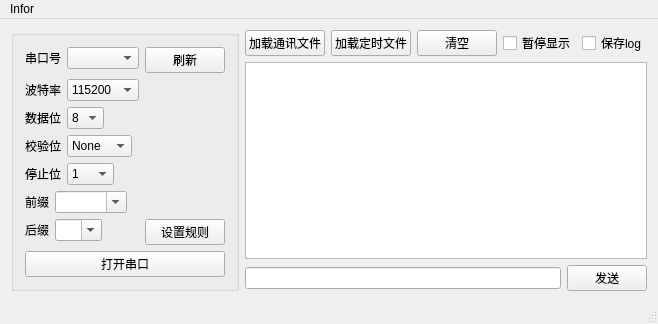
<?xml version="1.0" encoding="UTF-8"?>
<ui version="4.0">
 <class>MainWindow</class>
 <widget class="QMainWindow" name="MainWindow">
  <property name="geometry">
   <rect>
    <x>0</x>
    <y>0</y>
    <width>639</width>
    <height>319</height>
   </rect>
  </property>
  <property name="windowTitle">
   <string>Serial_Tool</string>
  </property>
  <property name="windowIcon">
   <iconset resource="resource.qrc">
    <normaloff>:/res/serial_tasks_128px_1101993_easyicon.net.png</normaloff>:/res/serial_tasks_128px_1101993_easyicon.net.png</iconset>
  </property>
  <widget class="QWidget" name="centralWidget">
   <layout class="QHBoxLayout" name="horizontalLayout_10">
    <item>
     <layout class="QHBoxLayout" name="horizontalLayout_11">
      <item>
       <widget class="QGroupBox" name="groupBox">
        <property name="title">
         <string/>
        </property>
        <layout class="QFormLayout" name="formLayout">
         <item row="0" column="0">
          <layout class="QHBoxLayout" name="horizontalLayout">
           <item>
            <widget class="QLabel" name="label">
             <property name="text">
              <string>串口号</string>
             </property>
            </widget>
           </item>
           <item>
            <widget class="QComboBox" name="comboBox_portName"/>
           </item>
          </layout>
         </item>
         <item row="0" column="1">
          <widget class="QPushButton" name="pushButton_refresh">
           <property name="text">
            <string>刷新</string>
           </property>
          </widget>
         </item>
         <item row="1" column="0">
          <layout class="QHBoxLayout" name="horizontalLayout_2">
           <item>
            <widget class="QLabel" name="label_2">
             <property name="text">
              <string>波特率</string>
             </property>
            </widget>
           </item>
           <item>
            <widget class="QComboBox" name="comboBox_baudRate">
             <item>
              <property name="text">
               <string>115200</string>
              </property>
             </item>
             <item>
              <property name="text">
               <string>57600</string>
              </property>
             </item>
             <item>
              <property name="text">
               <string>38400</string>
              </property>
             </item>
             <item>
              <property name="text">
               <string>19200</string>
              </property>
             </item>
             <item>
              <property name="text">
               <string>9600</string>
              </property>
             </item>
             <item>
              <property name="text">
               <string>4800</string>
              </property>
             </item>
             <item>
              <property name="text">
               <string>2400</string>
              </property>
             </item>
             <item>
              <property name="text">
               <string>1200</string>
              </property>
             </item>
            </widget>
           </item>
          </layout>
         </item>
         <item row="2" column="0">
          <layout class="QHBoxLayout" name="horizontalLayout_3">
           <item>
            <widget class="QLabel" name="label_3">
             <property name="text">
              <string>数据位</string>
             </property>
            </widget>
           </item>
           <item>
            <widget class="QComboBox" name="comboBox_dataBit">
             <item>
              <property name="text">
               <string>8</string>
              </property>
             </item>
             <item>
              <property name="text">
               <string>7</string>
              </property>
             </item>
             <item>
              <property name="text">
               <string>6</string>
              </property>
             </item>
             <item>
              <property name="text">
               <string>5</string>
              </property>
             </item>
            </widget>
           </item>
          </layout>
         </item>
         <item row="3" column="0">
          <layout class="QHBoxLayout" name="horizontalLayout_4">
           <item>
            <widget class="QLabel" name="label_4">
             <property name="text">
              <string>校验位</string>
             </property>
            </widget>
           </item>
           <item>
            <widget class="QComboBox" name="comboBox_parityBit">
             <item>
              <property name="text">
               <string>None</string>
              </property>
             </item>
             <item>
              <property name="text">
               <string>Odd</string>
              </property>
             </item>
             <item>
              <property name="text">
               <string>Even</string>
              </property>
             </item>
             <item>
              <property name="text">
               <string>Mark</string>
              </property>
             </item>
             <item>
              <property name="text">
               <string>Space</string>
              </property>
             </item>
            </widget>
           </item>
          </layout>
         </item>
         <item row="4" column="0">
          <layout class="QHBoxLayout" name="horizontalLayout_5">
           <item>
            <widget class="QLabel" name="label_5">
             <property name="text">
              <string>停止位</string>
             </property>
            </widget>
           </item>
           <item>
            <widget class="QComboBox" name="comboBox_stopBit">
             <item>
              <property name="text">
               <string>1</string>
              </property>
             </item>
             <item>
              <property name="text">
               <string>2</string>
              </property>
             </item>
             <item>
              <property name="text">
               <string>1.5</string>
              </property>
             </item>
            </widget>
           </item>
          </layout>
         </item>
         <item row="5" column="0">
          <layout class="QHBoxLayout" name="horizontalLayout_6">
           <item>
            <widget class="QLabel" name="label_6">
             <property name="text">
              <string>前缀</string>
             </property>
            </widget>
           </item>
           <item>
            <widget class="QComboBox" name="comboBox_prefix">
             <property name="editable">
              <bool>true</bool>
             </property>
            </widget>
           </item>
          </layout>
         </item>
         <item row="6" column="0">
          <layout class="QHBoxLayout" name="horizontalLayout_7">
           <item>
            <widget class="QLabel" name="label_7">
             <property name="text">
              <string>后缀</string>
             </property>
            </widget>
           </item>
           <item>
            <widget class="QComboBox" name="comboBox_suffix">
             <property name="editable">
              <bool>true</bool>
             </property>
             <item>
              <property name="text">
               <string/>
              </property>
             </item>
             <item>
              <property name="text">
               <string>\r</string>
              </property>
             </item>
             <item>
              <property name="text">
               <string>\n</string>
              </property>
             </item>
             <item>
              <property name="text">
               <string>\r\n</string>
              </property>
             </item>
             <item>
              <property name="text">
               <string>\n\r</string>
              </property>
             </item>
            </widget>
           </item>
          </layout>
         </item>
         <item row="7" column="0" colspan="2">
          <widget class="QPushButton" name="pushButton_open_close">
           <property name="text">
            <string>打开串口</string>
           </property>
          </widget>
         </item>
         <item row="6" column="1">
          <widget class="QPushButton" name="pushButton_set">
           <property name="text">
            <string>设置规则</string>
           </property>
          </widget>
         </item>
        </layout>
       </widget>
      </item>
     </layout>
    </item>
    <item>
     <layout class="QVBoxLayout" name="verticalLayout">
      <item>
       <layout class="QHBoxLayout" name="horizontalLayout_9">
        <item>
         <widget class="QPushButton" name="pushButton_loadCommFile">
          <property name="text">
           <string>加载通讯文件</string>
          </property>
         </widget>
        </item>
        <item>
         <widget class="QPushButton" name="pushButton_loadTimerFile">
          <property name="text">
           <string>加载定时文件</string>
          </property>
         </widget>
        </item>
        <item>
         <widget class="QPushButton" name="pushButton_clearShow">
          <property name="text">
           <string>清空</string>
          </property>
         </widget>
        </item>
        <item>
         <widget class="QCheckBox" name="checkBox_pauseShow">
          <property name="text">
           <string>暂停显示</string>
          </property>
         </widget>
        </item>
        <item>
         <widget class="QCheckBox" name="checkBox_saveLog">
          <property name="text">
           <string>保存log</string>
          </property>
         </widget>
        </item>
       </layout>
      </item>
      <item>
       <widget class="QTextBrowser" name="textBrowser_showMsg"/>
      </item>
      <item>
       <layout class="QHBoxLayout" name="horizontalLayout_8">
        <item>
         <widget class="QLineEdit" name="lineEdit_input"/>
        </item>
        <item>
         <widget class="QPushButton" name="pushButton_send">
          <property name="text">
           <string>发送</string>
          </property>
         </widget>
        </item>
       </layout>
      </item>
     </layout>
    </item>
   </layout>
  </widget>
  <widget class="QMenuBar" name="menuBar">
   <property name="geometry">
    <rect>
     <x>0</x>
     <y>0</y>
     <width>639</width>
     <height>23</height>
    </rect>
   </property>
   <widget class="QMenu" name="menuImfor">
    <property name="title">
     <string>Infor</string>
    </property>
    <addaction name="actionAbout"/>
   </widget>
   <addaction name="menuImfor"/>
  </widget>
  <widget class="QStatusBar" name="statusBar"/>
  <action name="actionAbout">
   <property name="text">
    <string>About</string>
   </property>
  </action>
 </widget>
 <layoutdefault spacing="6" margin="11"/>
 <resources>
  <include location="resource.qrc"/>
 </resources>
 <connections/>
</ui>
